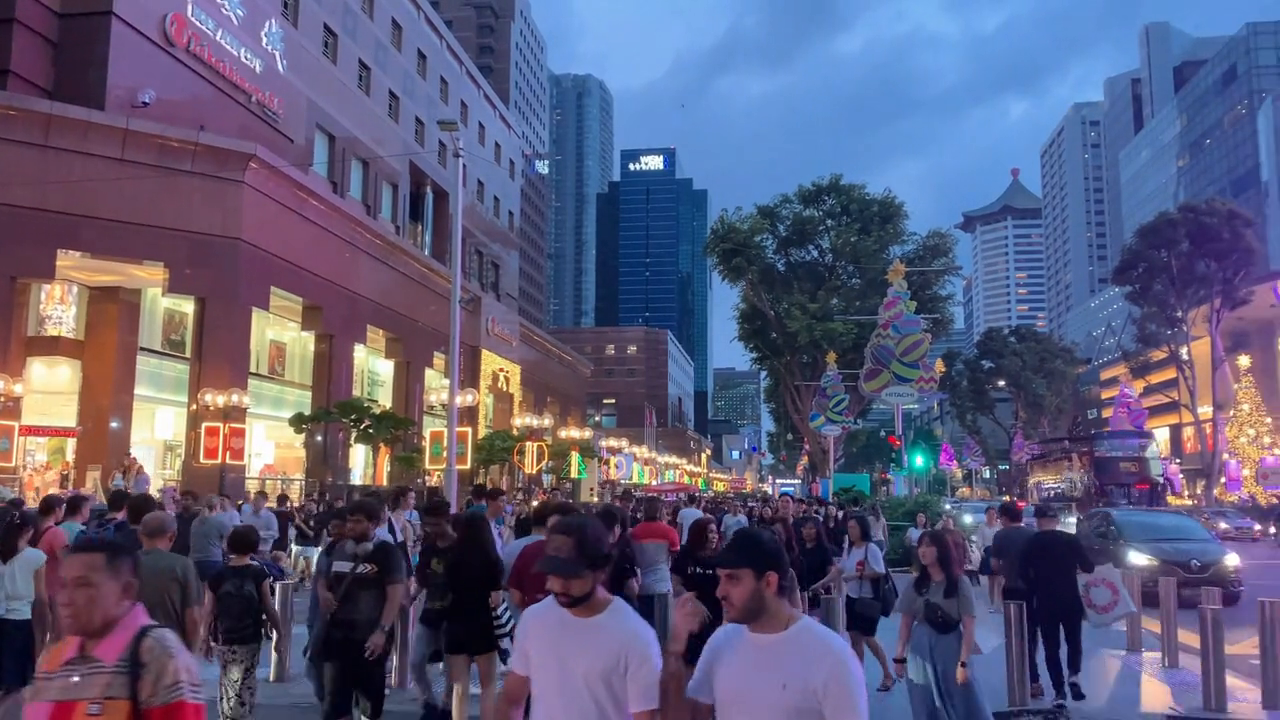
#> input picture frame 27 of 23019375_Joel Nayagam,23031644_K/singapore.mp4, 1280 x 720 px, given in place of street.mp4, which was not available
$ python 'DIP Assignment Final.py'
#> lines starting #> are read from the running program, lines starting #| are printed output that depends on the picture; after the words box and inside, x2 and y2 are one past the last pixel; in counts of white or black regions, pixels touching at a corner belong together; pictures that were not available may be replaced by others from this repository, and a replacement may not be noted
import cv2
import numpy as np
import os
from collections import deque

# Function to detect daytime or nightime through histogram
def is_nighttime(frame, dark_threshold=100, dark_proportion=0.5):
    gray_frame = cv2.cvtColor(frame, cv2.COLOR_BGR2GRAY)
    hist = cv2.calcHist([gray_frame], [0], None, [256], [0, 256])
    total_pixels = gray_frame.size
    dark_pixels = np.sum(hist[:dark_threshold])
    dark_pixel_proportion = dark_pixels / total_pixels

    # Nighttime if more than half the pixels with values less than dark threshold
    return dark_pixel_proportion > dark_proportion

# Function to increase brightness of the video
def increase_brightness(frame, value=30):
    frame_float = frame.astype(np.float64)
    # Add constant of 30 to all pixels
    frame_float += value
    # Clip the values to be in the range [0, 255]
    frame_float = np.clip(frame_float, 0, 255)
    brightened_frame = frame_float.astype(np.uint8)

    return brightened_frame

# Function to change non-black pixels to a lighter gray in the watermark
def blend_watermark_with_gray_color(watermark_path):

    watermark = cv2.imread(watermark_path, cv2.IMREAD_COLOR)

    # Create a mask where non-black pixels are marked as 255 (white)
    mask = np.all(watermark != [0, 0, 0], axis=-1).astype(np.uint8)


    gray_color = [200,200,200]
    # Convert gray_color to a BGR format for the watermark
    gray_bgr = np.array(gray_color, dtype=np.uint8)[::-1]

    # Create new watermark with zeroes
    blended_watermark = np.zeros_like(watermark)

    # Apply the color to each channel (BGR) of new watermark
    for i in range(3):
        blended_watermark[:, :, i] = gray_bgr[i] * mask

    return blended_watermark, mask


# Function to create 64x64 logo
def create_camera_logo():

    # Create 64x64 logo with gray background
    logo = np.ones((64, 64, 3), dtype=np.uint8) * 105

    # Specify the color of elements within logo
    camera_body_color = (0, 0, 0)         # Black body
    lens_color = (200, 200, 200)          # Light gray lens
    lens_border_color = (0, 0, 0)        # Black lens border
    button_color = (0, 0, 255)           # Red button
    flash_color = (255, 255, 0)         # Turquoise flash

    # Draw the camera body
    cv2.rectangle(logo, (10, 20), (54, 50), camera_body_color, thickness=cv2.FILLED)

    # Draw the lens and its border
    cv2.circle(logo, (32, 35), 10, lens_color, thickness=cv2.FILLED)
    cv2.circle(logo, (32, 35), 12, lens_border_color, thickness=2)

    # Draw the lens reflection
    cv2.circle(logo, (32, 32), 5, (255, 255, 255), thickness=cv2.FILLED)

    # Draw the camera's flash
    cv2.circle(logo, (50, 22), 2, flash_color, thickness=cv2.FILLED)

    # Draw a red button on the camera body
    cv2.circle(logo, (32, 45), 4, button_color, thickness=cv2.FILLED)
    return logo


# Function to place watermarks and logo accordingly onto background video
# [51 lines left out: functions overlay_watermark_and_logo_on_frame, resample_endscreen_video, not called in this run]

# Function to apply fade-in and fade-out effects in video
def apply_fade_effects(frame, alpha):

    # Alters the weighted presence of background video frame and black frame on screen
    return cv2.addWeighted(frame, alpha, np.zeros_like(frame), 1 - alpha, 0)

# Main function to overlay "talking.mp4" and initiate face blurring within video
def process_and_combine_videos(overlay_path, background_path, endscreen_path, output_path, watermark1_path, watermark2_path):

    # Capture overlayed video "talking.mp4"
#> called with overlay_path = 'talking.mp4', background_path = 'street.mp4', endscreen_path = 'endscreen.mp4', output_path = 'processed_street.mp4', watermark1_path = 'watermark1.png', watermark2_path = 'watermark2.png'
    overlay_cap = cv2.VideoCapture(overlay_path)

    # Capture background video
    bg_cap = cv2.VideoCapture(background_path)

    #Capture endscreen video
    endscreen_cap = cv2.VideoCapture(endscreen_path)

    # Obtaining resolution and fps for background video
    bg_width = int(bg_cap.get(cv2.CAP_PROP_FRAME_WIDTH))
    bg_height = int(bg_cap.get(cv2.CAP_PROP_FRAME_HEIGHT))
    fps = bg_cap.get(cv2.CAP_PROP_FPS)

    fourcc = cv2.VideoWriter_fourcc(*'mp4v')
    out = cv2.VideoWriter(output_path, fourcc, fps, (bg_width, bg_height))

    # Check if video is recorded in nighttime for the first five frames
    initial_frame_count = 5
    nighttime_detected = False

    # Looping through nighttime function for initial five frames
    for frame_count in range(initial_frame_count):
        success, frame = bg_cap.read()
        if not success:
            break

        # Condition if video is detected at nighttime
        if is_nighttime(frame):

            nighttime_detected = True
            print("Video is recorded at nighttime, increasing brightness")
            break
        else:
            print("Video is recorded at daytime, no change needed")
            break
#> this loop made 1 pass
#> (dark_pixels in is_nighttime, dark_pixel_proportion in is_nighttime, nighttime_detected) on pass 1: (525244, 0.57, True)
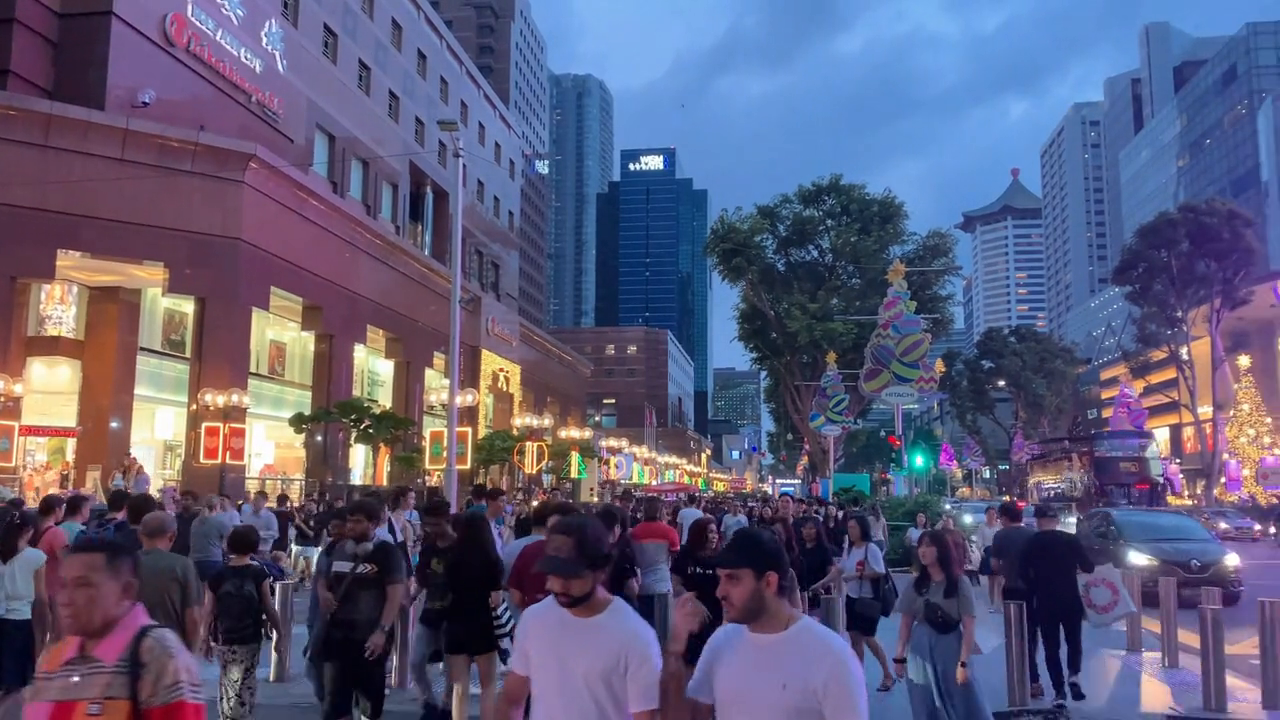
#> input picture frame 27 of 23019375_Joel Nayagam,23031644_K/singapore.mp4, 1280 x 720 px, given in place of street.mp4, which was not available
#> pass 1, in is_nighttime, `gray_frame = cv2.cvtColor(frame, cv2.COLOR_BGR2GRAY)`:
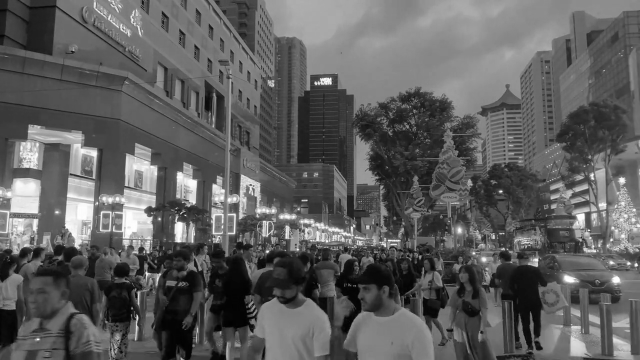
#> gray_frame: shape (720, 1280) (shown at 1/2 size); min 0, max 255, mean 94.7

    # Resseting the frames back to starting frame
    bg_cap.set(cv2.CAP_PROP_POS_FRAMES, 0)

    # File for face detection
    face_cascade = cv2.CascadeClassifier('face_detector.xml')

    # Initialize video capture for future frames for face detecton
    future_vid = cv2.VideoCapture(background_path)
    # Skip the first frame
    future_vid.read()

    # Initialize variables for face tracking
    max_disappeared = 10 # For faces to disappear after a predefined number of frames
    buffer_size = 3 # Initialize number of frames to be stored in buffer
    face_positions = {} # Dictionary that maps each face id to a face position
    face_disappeared = {} # Dictionary for disappeared faces
    face_id = 0
    face_buffer = deque(maxlen=buffer_size)

    # Initialize creation of logo
    logo = create_camera_logo()
#> in create_camera_logo, `cv2.rectangle(logo, (10, 20), (54, 50), camera_body_color, thickness=c..`:
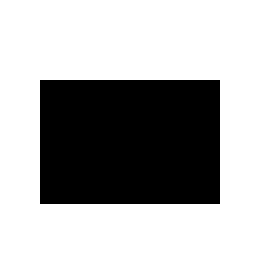
#> logo: shape (64, 64, 3) (shown 4 times larger); values 0 (black) and 105 (white), 65.9% white; 1 black region, box (x1, y1, x2, y2) and area: (10, 20, 55, 51) 1395
#> in create_camera_logo, `cv2.circle(logo, (32, 45), 4, button_color, thickness=cv2.FILLED)`:
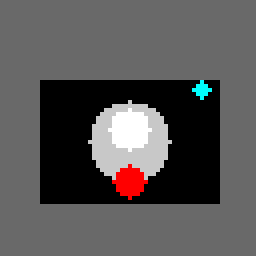
#> logo: shape (64, 64, 3) (shown 4 times larger); mean of channels 0, 1, 2 85.6, 85.6, 87.8; drawn as B, G, R

    # Changing colour of watermarks to gray
    watermark1_gray, mask1 = blend_watermark_with_gray_color(watermark1_path)
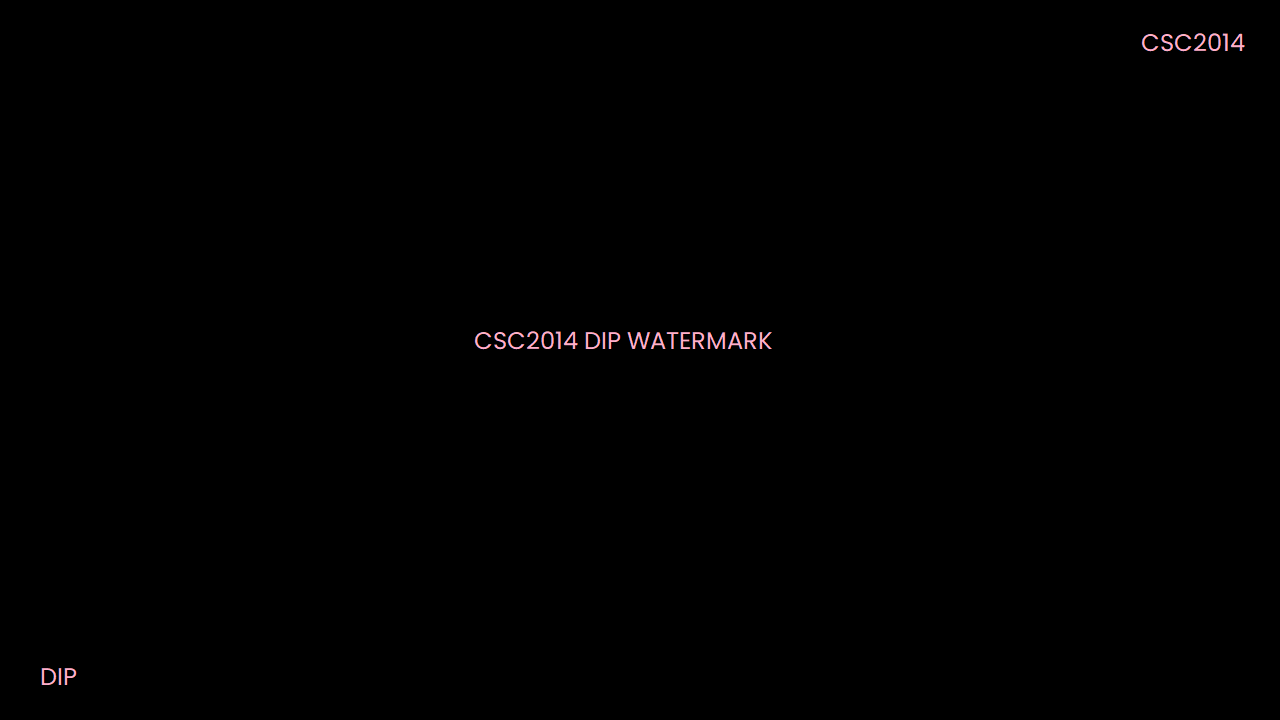
#> input picture 23019375_Joel Nayagam,23031644_K/watermark1.png, 1280 x 720 px
#> in blend_watermark_with_gray_color, watermark is the input picture: shape (720, 1280, 3); mean B, G, R 0.5, 0.5, 0.7
    watermark2_gray, mask2 = blend_watermark_with_gray_color(watermark2_path)
#> call 2 of blend_watermark_with_gray_color, with watermark_path = 'watermark2.png'
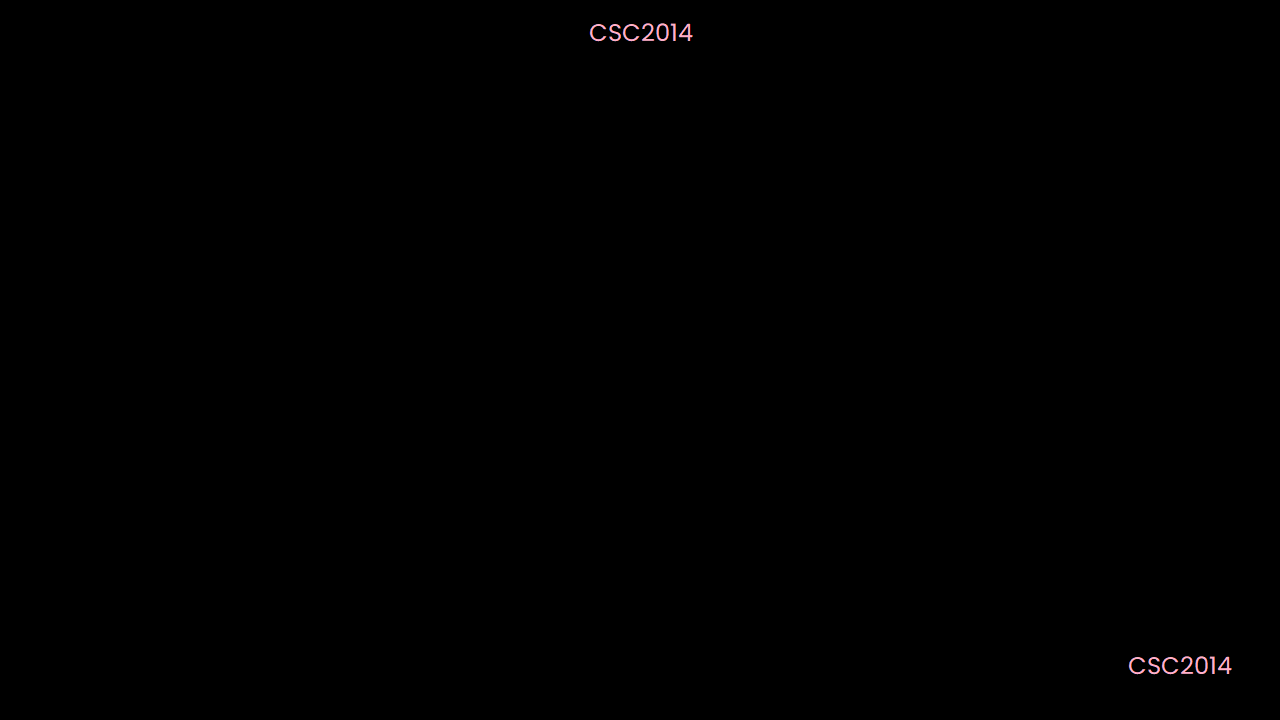
#> input picture 23019375_Joel Nayagam,23031644_K/watermark2.png, 1280 x 720 px
#> in blend_watermark_with_gray_color, watermark is the input picture: shape (720, 1280, 3); mean B, G, R 0.2, 0.2, 0.3
#> in blend_watermark_with_gray_color (call 2), `mask = np.all(watermark != [0, 0, 0], axis=-1).astype(np.uint8)`:
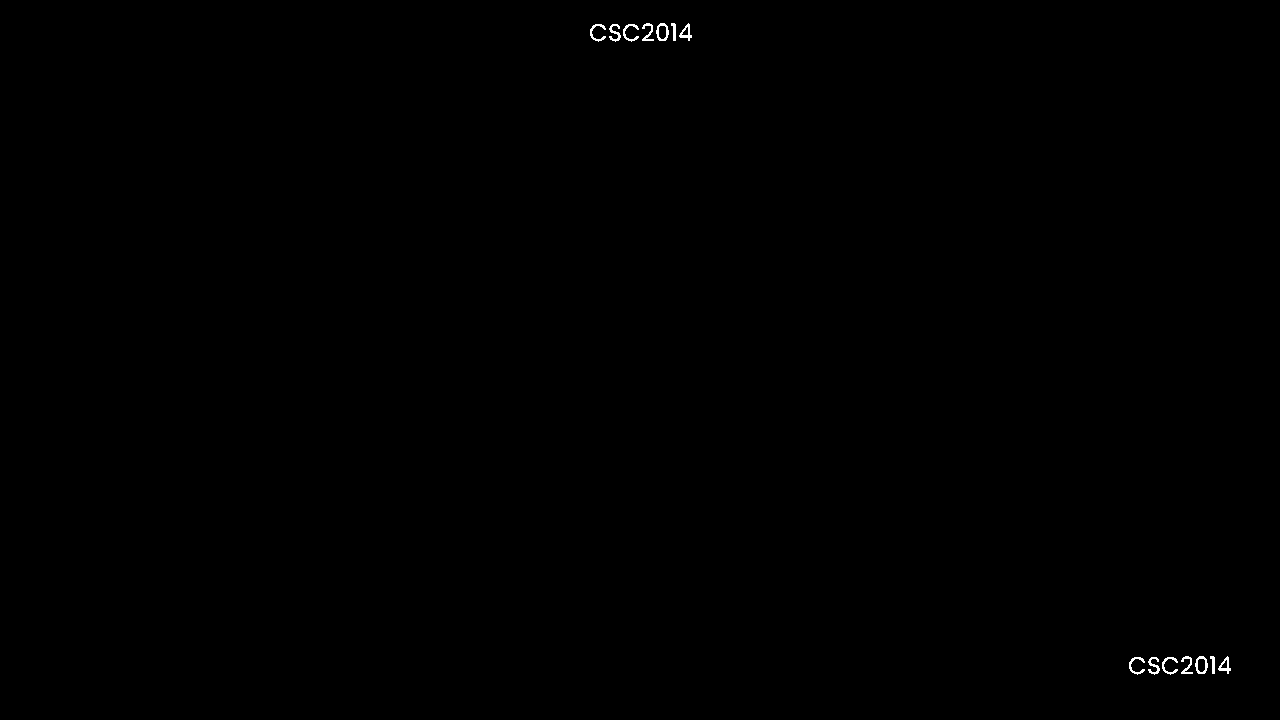
#> mask: shape (720, 1280); values 0 (black) and 1 (white), 0.14% white in thin lines or dots, all inside (x1, y1, x2, y2) = (590, 23, 1231, 675)
#> (the rest of the program and of its run is left out)
